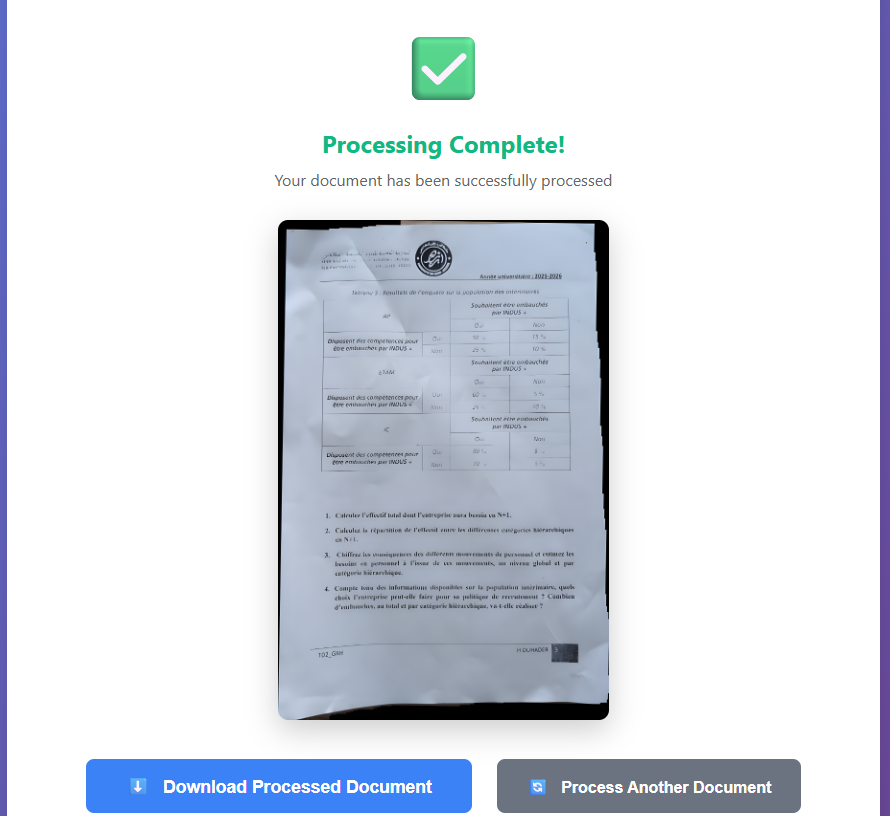
#> input picture images/apres.png, 890 x 816 px
$ python -i dewarper.py   (imports and definitions only)
#> lines starting #> are read from the running program, lines starting #| are printed output that depends on the picture; after the words box and inside, x2 and y2 are one past the last pixel; in counts of white or black regions, pixels touching at a corner belong together
import cv2
import numpy as np
import os


def remove_white_background(image):
    """
    Remove white background from the processed image

    Args:
        image (numpy.ndarray): Input image

    Returns:
        numpy.ndarray: Image with white background removed
    """
    # Convert to grayscale
    gray = cv2.cvtColor(image, cv2.COLOR_BGR2GRAY)

    # Threshold to create a binary mask of non-white areas
    _, mask = cv2.threshold(gray, 240, 255, cv2.THRESH_BINARY_INV)

    # Apply the mask to the original image
    result = cv2.bitwise_and(image, image, mask=mask)

    return result


def order_points(pts):
    """
    Order points in top-left, top-right, bottom-right, bottom-left order

    Args:
        pts (numpy.ndarray): Array of 4 points

    Returns:
        numpy.ndarray: Ordered points
    """
    rect = np.zeros((4, 2), dtype="float32")

    # Top-left point will have the smallest sum
    # Bottom-right point will have the largest sum
    s = pts.sum(axis=1)
    rect[0] = pts[np.argmin(s)]
    rect[2] = pts[np.argmax(s)]

    # Top-right point will have the smallest difference
    # Bottom-left will have the largest difference
    diff = np.diff(pts, axis=1)
    rect[1] = pts[np.argmin(diff)]
    rect[3] = pts[np.argmax(diff)]

    return rect


def four_point_transform(image, pts):
    """
    Apply perspective transform to get bird's eye view of document

    Args:
        image (numpy.ndarray): Input image
        pts (numpy.ndarray): Source points

    Returns:
        numpy.ndarray: Transformed image with straight borders
    """
    # Obtain a consistent order of the points
    rect = order_points(pts)
    (tl, tr, br, bl) = rect

    # Compute the width of the new image
    widthA = np.sqrt(((br[0] - bl[0]) ** 2) + ((br[1] - bl[1]) ** 2))
    widthB = np.sqrt(((tr[0] - tl[0]) ** 2) + ((tr[1] - tl[1]) ** 2))
    maxWidth = max(int(widthA), int(widthB))

    # Compute the height of the new image
    heightA = np.sqrt(((tr[0] - br[0]) ** 2) + ((tr[1] - br[1]) ** 2))
    heightB = np.sqrt(((tl[0] - bl[0]) ** 2) + ((tl[1] - bl[1]) ** 2))
    maxHeight = max(int(heightA), int(heightB))

    # Construct destination points for straight borders
    dst = np.array([
        [0, 0],
        [maxWidth - 1, 0],
        [maxWidth - 1, maxHeight - 1],
        [0, maxHeight - 1]
    ], dtype="float32")

    # Compute the perspective transform matrix and apply it
    M = cv2.getPerspectiveTransform(rect, dst)
    warped = cv2.warpPerspective(image, M, (maxWidth, maxHeight))

    return warped


def dewarp_document(image_path, output_path):
    """
    Process document: remove white background and dewarp to straight borders

    Args:
        image_path (str): Path to input image
        output_path (str): Path to save dewarped image

    Returns:
        bool: True if successful, False otherwise
    """
#> called with image_path = '../images/apres.png', output_path = 'out.png'
    try:
        # Read the image
        image = cv2.imread(image_path)
#> image is the input picture: shape (816, 890, 3); mean B, G, R 231.4, 223.5, 218.5
        if image is None:
            print(f"Error: Could not read image at {image_path}")
            return False

        # Remove white background
        no_bg_image = remove_white_background(image)
#> in remove_white_background, `gray = cv2.cvtColor(image, cv2.COLOR_BGR2GRAY)`:
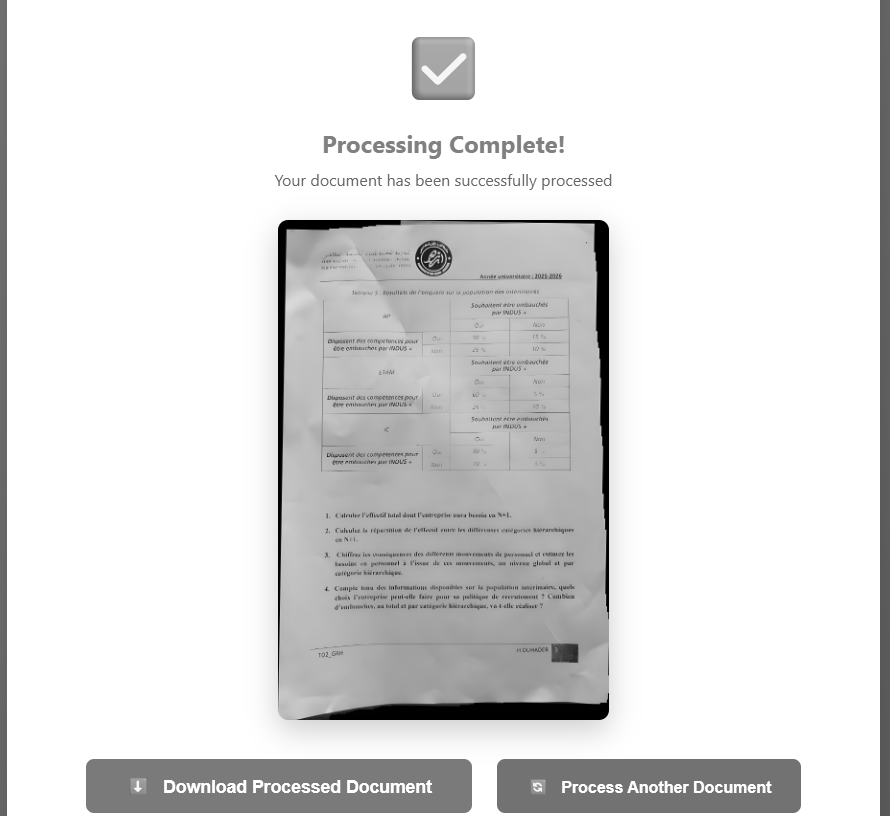
#> gray: shape (816, 890); min 0, max 255, mean 222.9
#> in remove_white_background, `_, mask = cv2.threshold(gray, 240, 255, cv2.THRESH_BINARY_INV)`:
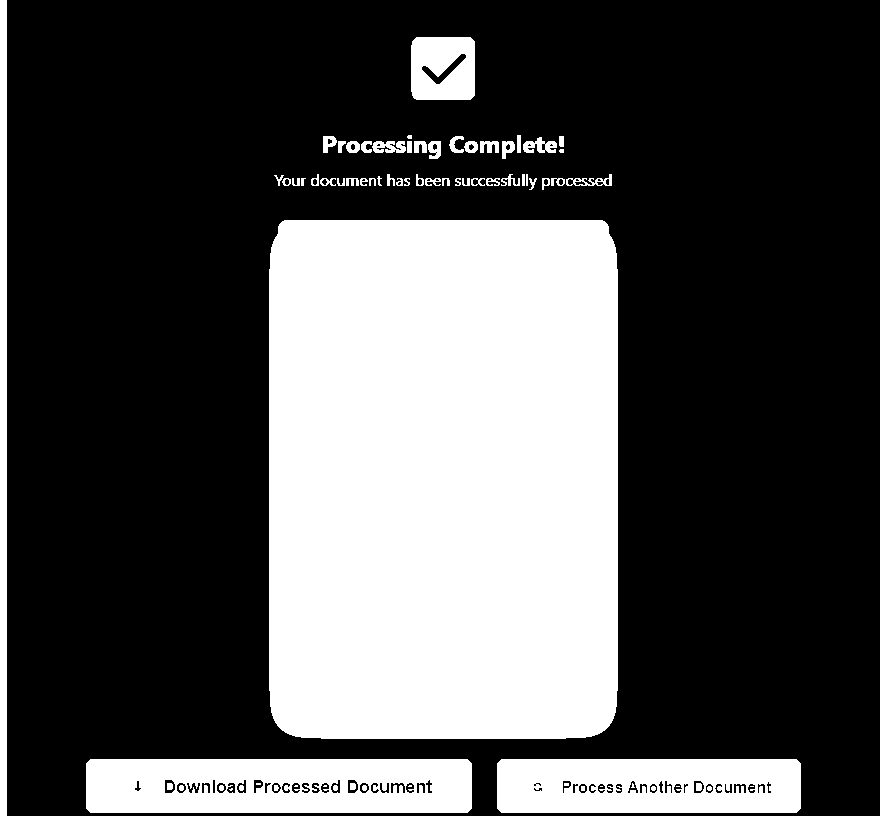
#> mask: shape (816, 890); 32.5% white; 73 white regions (12 under 20 px), largest, box (x1, y1, x2, y2) and area: (269, 220, 618, 739) 179955, (86, 759, 472, 813) 19235, (497, 759, 801, 813) 15414
#> in remove_white_background, `result = cv2.bitwise_and(image, image, mask=mask)`:
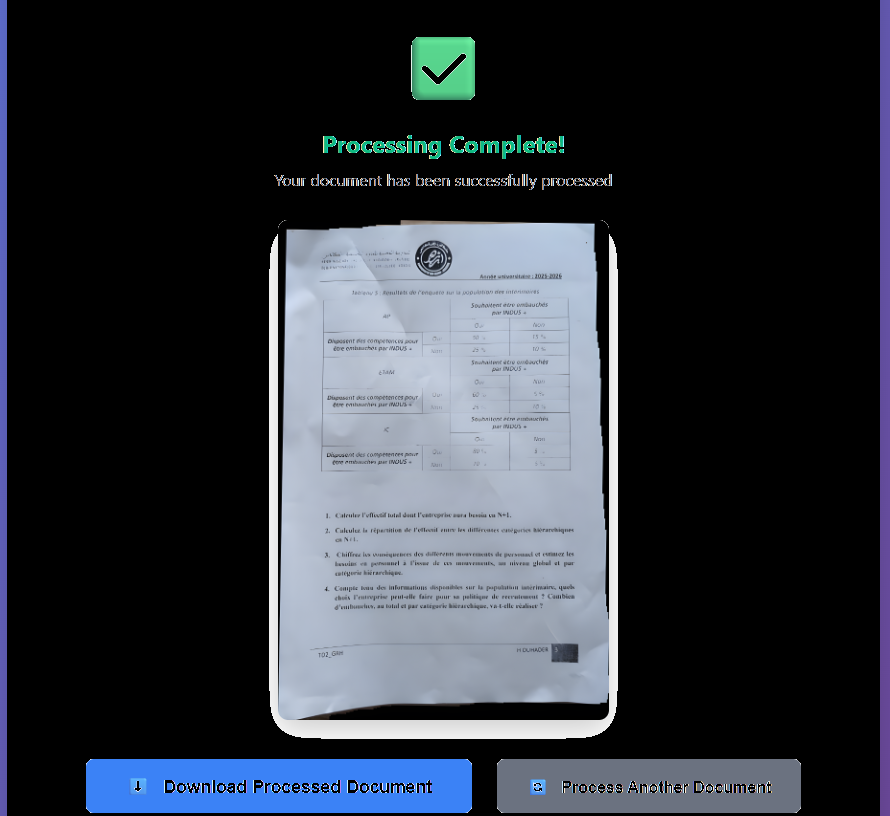
#> result: shape (816, 890, 3); mean B, G, R 59.6, 51.7, 46.8

        # Convert to grayscale for contour detection
        gray = cv2.cvtColor(no_bg_image, cv2.COLOR_BGR2GRAY)
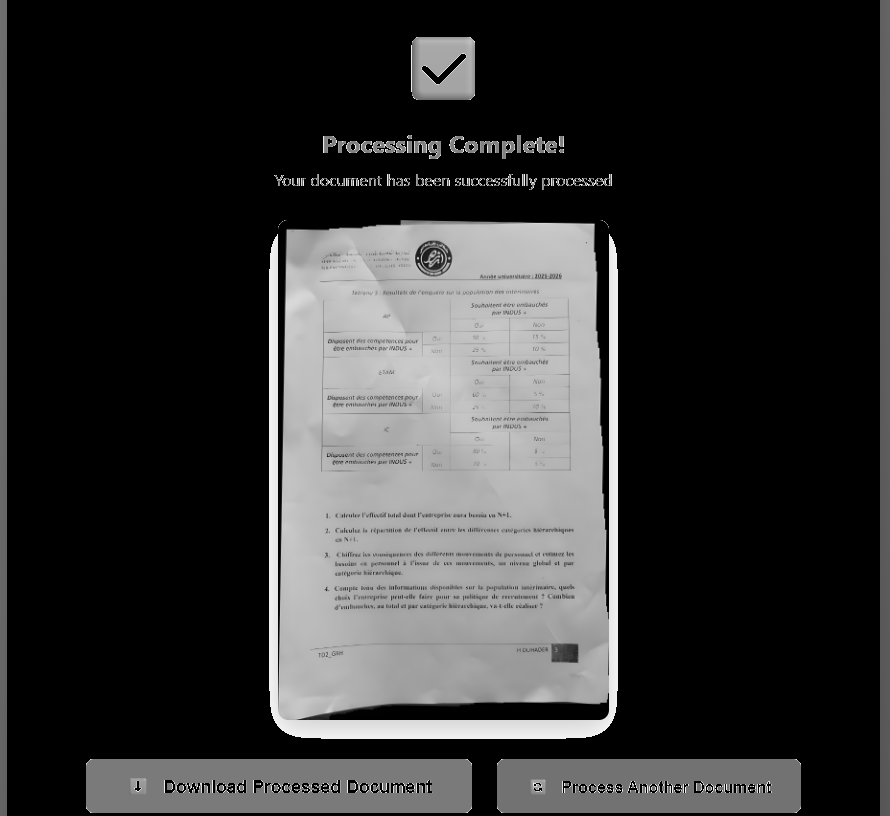
#> gray: shape (816, 890); min 0, max 240, mean 51.2

        # Apply threshold
        _, thresh = cv2.threshold(
            gray,
            0,
            255,
            cv2.THRESH_BINARY + cv2.THRESH_OTSU
        )
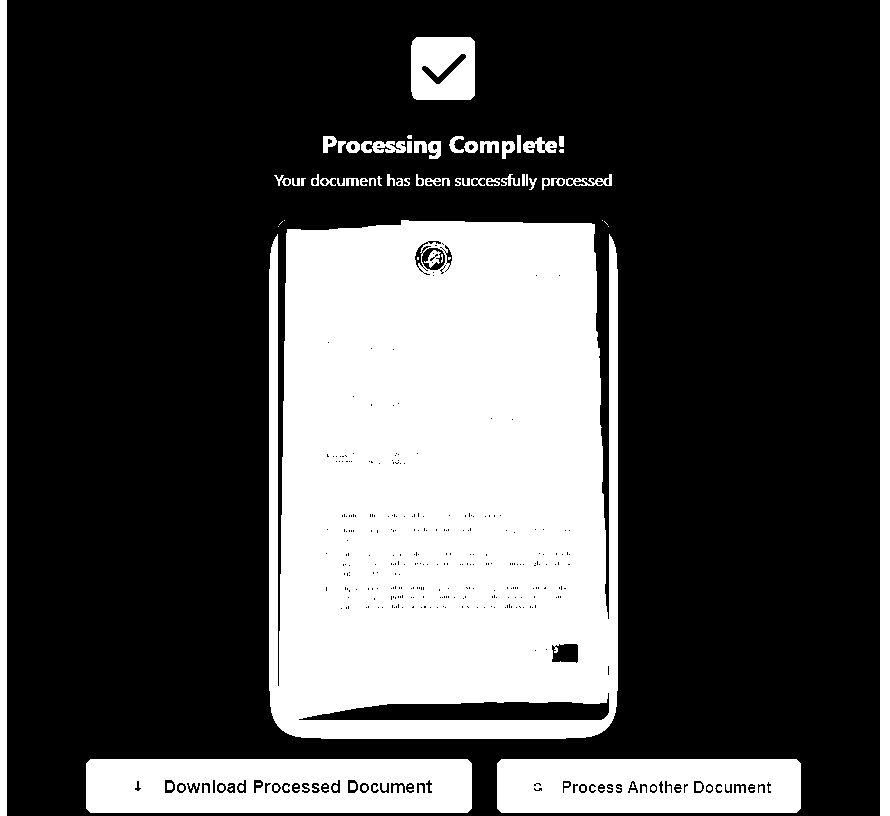
#> thresh: shape (816, 890); 30.8% white; 83 white regions (21 under 20 px)

        # Find contours
        contours, _ = cv2.findContours(
            thresh,
            cv2.RETR_EXTERNAL,
            cv2.CHAIN_APPROX_SIMPLE
        )
#> contours = 57 contours, 15 with area under 20; largest, box (x1, y1, x2, y2) and area: (269, 220, 618, 739) 171712, (86, 759, 472, 813) 20373, (497, 759, 801, 813) 16027, (880, 0, 890, 816) 7335, (0, 0, 7, 816) 4890

        if not contours:
            print("No contours found for dewarping")
            return False

        # Find the largest contour (document)
        largest_contour = max(contours, key=cv2.contourArea)
#> largest_contour = contour of 187 points, box (x1, y1, x2, y2) (269, 220, 618, 739), area 171712

        # Get the minimum area rectangle for perspective correction
        rect = cv2.minAreaRect(largest_contour)
#> rect = ((443, 479), (518, 348), -90)
        box = cv2.boxPoints(rect)
#> box = [[617, 738], [269, 738], [269, 220], [617, 220]]
        box = box.astype(np.int32)
#> box = [[616, 737], [268, 737], [269, 220], [616, 220]]

        # Apply perspective transform to straighten borders
        try:
            dewarped = four_point_transform(
                no_bg_image,
                box.reshape(4, 2).astype(np.float32)
            )
#> in order_points, `s = pts.sum(axis=1)`: s = [1353, 1005, 489, 836]
#> in order_points, `diff = np.diff(pts, axis=1)`: diff = [121, 469, -49, -396]
#> in four_point_transform, `rect = order_points(pts)`: rect = [[269, 220], [616, 220], [616, 737], [268, 737]]
#> in four_point_transform, `(tl, tr, br, bl) = rect`: tl = [269, 220]; tr = [616, 220]; br = [616, 737]; bl = [268, 737]
#> in four_point_transform, `widthA = np.sqrt(((br[0] - bl[0]) ** 2) + ((br[1] - bl[1]) ** 2))`: widthA = 348
#> in four_point_transform, `widthB = np.sqrt(((tr[0] - tl[0]) ** 2) + ((tr[1] - tl[1]) ** 2))`: widthB = 347
#> in four_point_transform, `maxWidth = max(int(widthA), int(widthB))`: maxWidth = 348
#> in four_point_transform, `heightA = np.sqrt(((tr[0] - br[0]) ** 2) + ((tr[1] - br[1]) ** 2))`: heightA = 517
#> in four_point_transform, `dst = np.array([ [0, 0], [maxWidth - 1, 0], [maxWidth - 1, maxHeight -..`: dst = [[0, 0], [347, 0], [347, 516], [0, 516]]
#> in four_point_transform, `M = cv2.getPerspectiveTransform(rect, dst)`: M = [[1, 0.00194, -269.8], [0, 1, -220.5], [4e-19, 5.58e-06, 1]]
#> in four_point_transform, `warped = cv2.warpPerspective(image, M, (maxWidth, maxHeight))`:
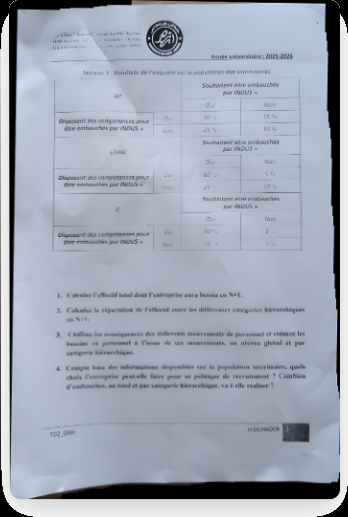
#> warped: shape (517, 348, 3); mean B, G, R 182.2, 168.4, 159.8
        except Exception as e:
            print(f"Error applying perspective transform: {e}")
            # If dewarping fails, save the image without background removal
            dewarped = no_bg_image

        # Ensure output directory exists
        os.makedirs(os.path.dirname(output_path), exist_ok=True)

        # Save the dewarped image
        cv2.imwrite(output_path, dewarped)

        print(f"Document dewarped and saved to {output_path}")
        return True

    except Exception as e:
        print(f"Error in dewarping: {str(e)}")
        return False


# [82 lines left out: functions crop_to_content, enhance_document, not called in this run]

>>> result = dewarp_document('../images/apres.png', 'out.png')
